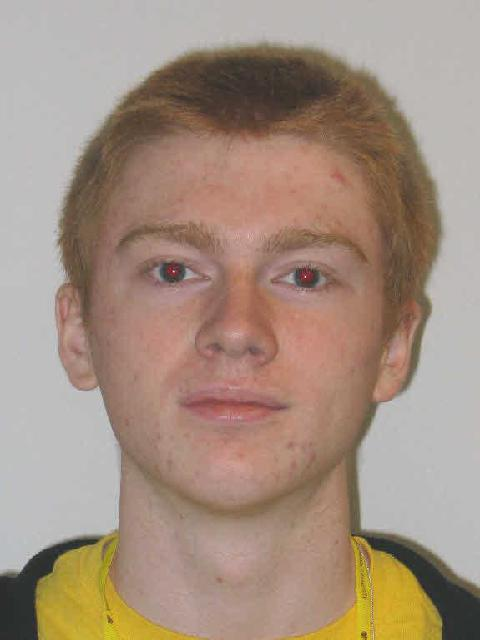
#> input picture Datasets/RosterImages/AHauck.jfif, 480 x 640 px
$ jupyter execute --allow-errors rshomer_lab2_images.ipynb   (shell and % lines are left out)
#> lines starting #> are read from the running program, lines starting #| are printed output that depends on the picture
[cell 1]
import imageio
import visvis as vv
import numpy as np
from PIL import Image

[cell 2]
AH_img = imageio.imread("../Datasets/RosterImages/AHauck.jfif", as_gray='True')
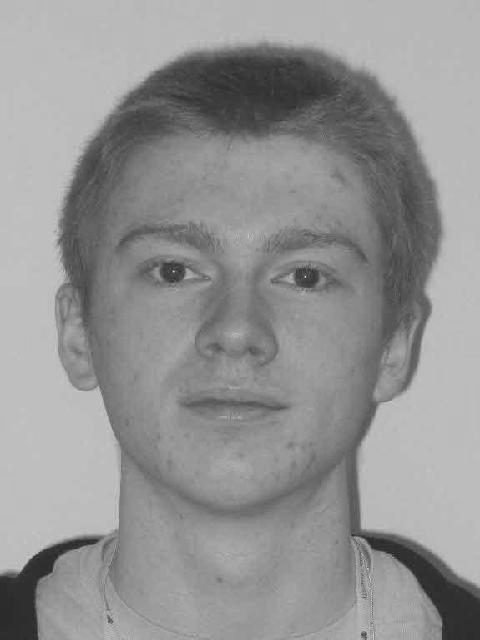
#> AH_img: shape (640, 480) float32; min 25.15, max 224, mean 147.5
AJ_img = imageio.imread("../Datasets/RosterImages/ajohnson.jfif", as_gray='True')
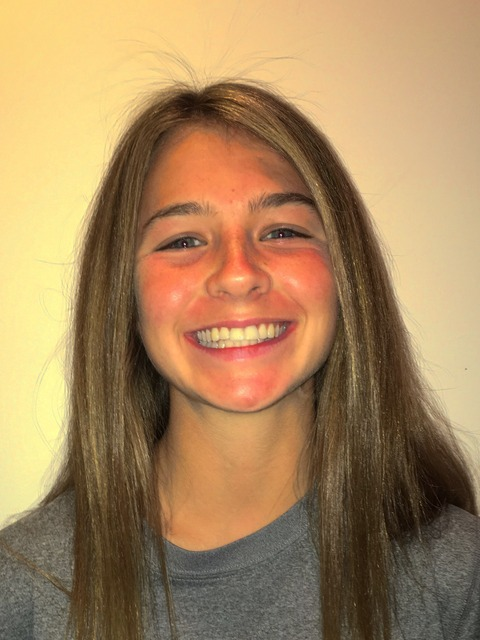
#> input picture Datasets/RosterImages/ajohnson.jfif, 480 x 640 px
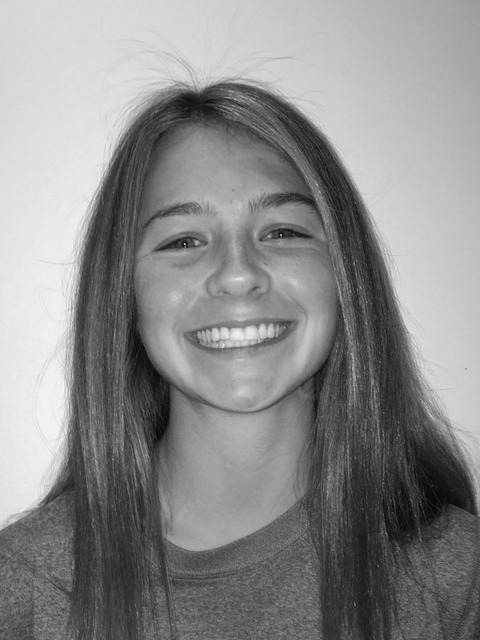
#> AJ_img: shape (640, 480) float32; min 4.18, max 245.5, mean 139.6
DH_img = imageio.imread("../Datasets/RosterImages/dherschel.jfif", as_gray='True')
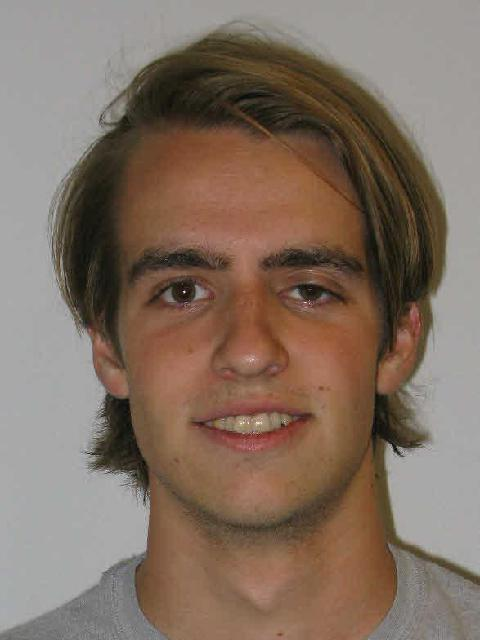
#> input picture Datasets/RosterImages/dherschel.jfif, 480 x 640 px
#> DH_img: shape (640, 480) float32; min 0.587, max 241.4, mean 115.3
AO_img = imageio.imread("../Datasets/RosterImages/aortiz.jfif", as_gray='True')
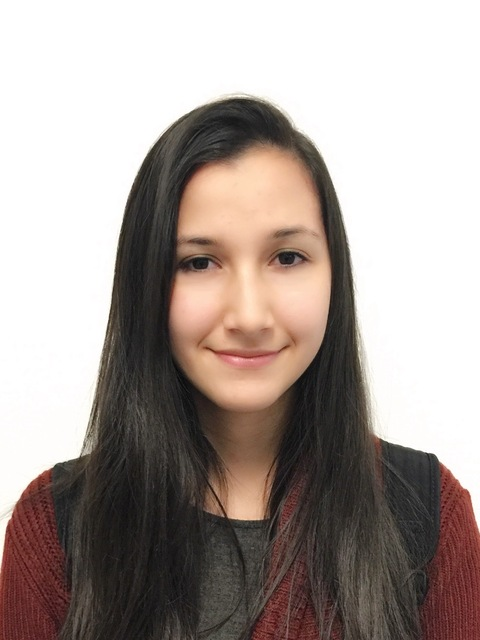
#> input picture Datasets/RosterImages/aortiz.jfif, 480 x 640 px
#> AO_img: shape (640, 480) float32; min 4.06, max 255, mean 160.5
RS_img = imageio.imread("../Datasets/RosterImages/rshomer.jfif", as_gray='True')
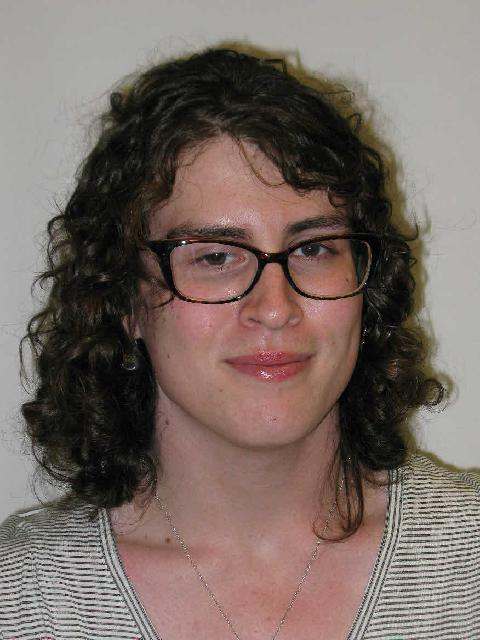
#> input picture Datasets/RosterImages/rshomer.jfif, 480 x 640 px
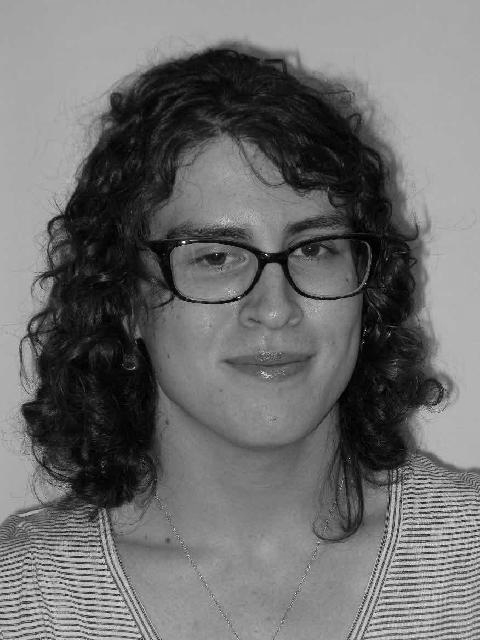
#> RS_img: shape (640, 480) float32; min 0, max 253.8, mean 109.9

print(np.shape(AH_img))
#| (640, 480)
print(np.shape(AJ_img))
#| (640, 480)
print(np.shape(DH_img))
#| (640, 480)
print(np.shape(AO_img))
#| (640, 480)
print(np.shape(RS_img))
#| (640, 480)

[cell 3]
import matplotlib.pyplot as plt
# plt.figure()
# plt.imshow(RS_img, cmap=plt.cm.gray)
# plt.show()

[cell 4]
plt.figure()
plt.imshow(AO_img, cmap=plt.cm.gray)
plt.show()

[cell 5]
plt.figure()
plt.imshow(AJ_img, cmap=plt.cm.gray)
plt.show()

# Part 1: Linear Combinations
Load ALL of the images, and check their sizes (you can use the code above as a starter).
Store these images in a list of matrices (rather than individual names or an array).

Notice: You can store images that have different dimensions in a LIST of the matrices. However, if you store them as an array with each matrix as a new entry, only the matrices that are the same size will be able to be stored.

[cell 6]
#Put your code here!
from pathlib import Path
import glob

imgs = {}

for img_uri in glob.glob("../Datasets/RosterImages/*.jfif"):
    img = imageio.imread(img_uri, as_gray='True')
    size = np.shape(img)
#> size = (640, 480)

    if size in imgs:
        imgs[size].append(img)
    else:
        imgs[size] = [img]
#> pass 2 of the loop `for img_uri in glob.glob("../Datasets/RosterImages/*.jfif"):`:
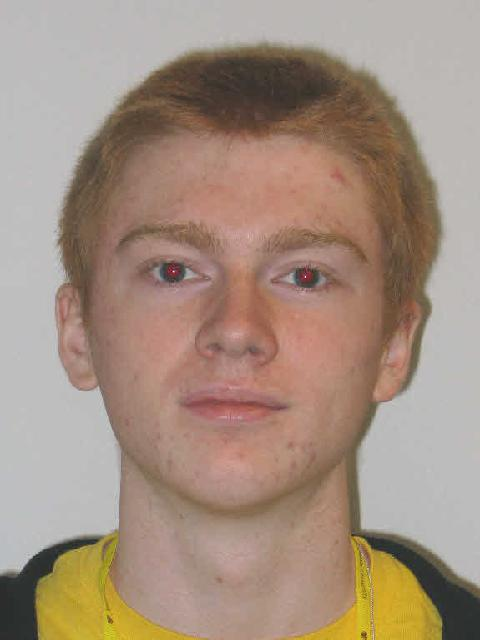
#> input picture Datasets/RosterImages/AHauck_rsize.jfif, 480 x 640 px
#> `img = imageio.imread(img_uri, as_gray='True')`:
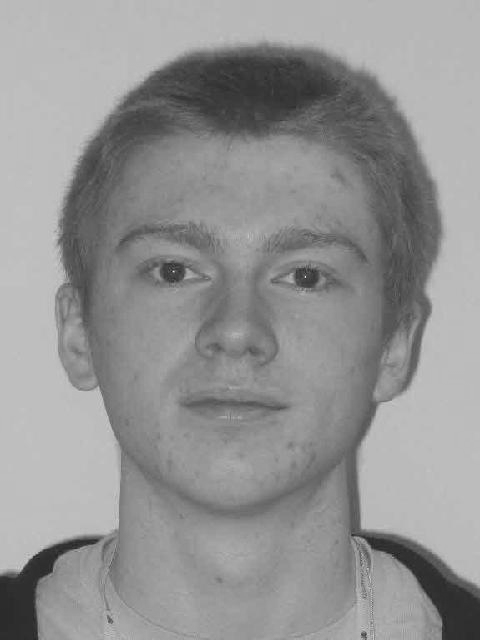
#> img: shape (640, 480) float32; min 27.15, max 233.3, mean 147.5
#> pass 3 of the loop `for img_uri in glob.glob("../Datasets/RosterImages/*.jfif"):`:
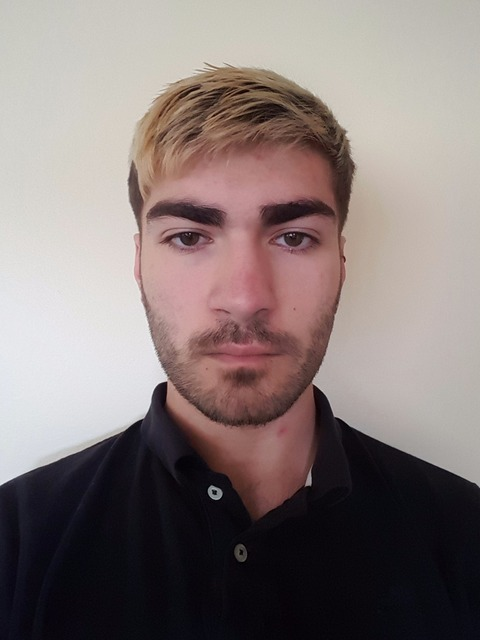
#> input picture Datasets/RosterImages/CGarzella.jfif, 480 x 640 px
#> `img = imageio.imread(img_uri, as_gray='True')`:
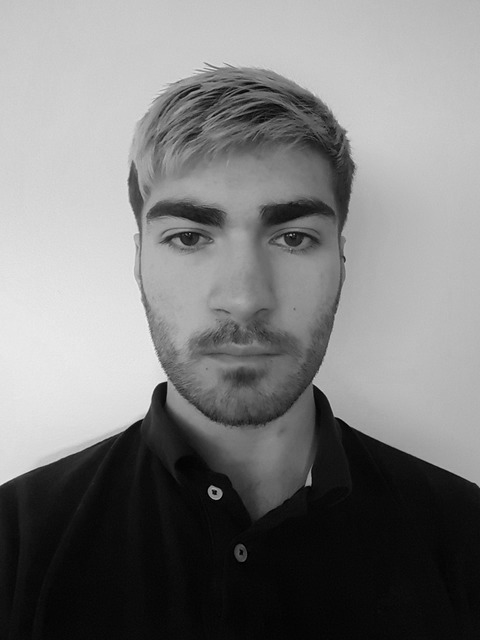
#> img: shape (640, 480) float32; min 0.299, max 241, mean 125
#> the loop made 7 passes; the first 3 are shown

for k, v in imgs.items():
    print(k, len(v))
#> this loop made 1 pass
#| (640, 480) 7
    # => shows (640, 480) to be the mode size (5)

Now, loop over your list and extract all the matrices that are the same size and store those in an array.
If you prefer, you can actually go back and modify you loop(s) above to do so, and re-execute the cell.

[cell 7]
targets = imgs[(640, 480)]
#> targets = 7 items

#### Merging Images via Linear Combinations
Write a loop to make 10 images with progressive combinations of two different images that are the same size. The first image should be just one of the basic images, and the last should be the other image. These should all be stored in the same array, with the final index being which image in the sequence it is. (I.E., [x-indx, y-indx, img-indx] ).

[cell 8]
#Loop over to make the combinations of the images.
target1 = targets[0]
target2 = targets[1]

for concentration in range(0, 11):
    c1 = concentration/10.0
    c2 = (10.0 - concentration)/10.0

    print(c1 * 100, "\% Target-1; ", c2 * 100, "\% Target-2")
    plt.figure()
    plt.imshow(c1*target1+c2*target2, cmap=plt.cm.gray)
    plt.show()

#### Making an animation
Look at these two sites, and attempt to animate the transition between the two images.

http://louistiao.me/posts/notebooks/embedding-matplotlib-animations-in-jupyter-notebooks/

http://louistiao.me/posts/notebooks/embedding-matplotlib-animations-in-jupyter-as-interactive-javascript-widgets/

[cell 9]
import numpy as np
import matplotlib.pyplot as plt

from matplotlib import animation, rc
from IPython.display import HTML

target1 = targets[0]
target2 = targets[1]
fig, ax = plt.subplots()

im = plt.imshow(target2, animated=True)

# animation function. This is called sequentially
def animate(concentration):
    c1 = concentration/10.0
    c2 = (10.0 - concentration)/10.0

    im.set_array(c1*target1 + c2*target2)
    return (im,)

# call the animator. blit=True means only re-draw the parts that have changed.
anim = animation.FuncAnimation(fig, animate, frames=10, interval=200, blit=True)
#> (the rest of this cell did not finish here and is left out)

# Part 2: Edge detection in a Picture
Let's try to do the edge detection from the convolutions intro, but on some of the images.

#### Replicating code from the convolutions notebook.
Copy the code for the "Top" matrix, the "Straight" matrices, and the "diagonal" matrices.

[cell 10]
import math,sys,os,numpy as np
from numpy.linalg import norm
from PIL import Image
from matplotlib import pyplot as plt, rcParams, rc
# from scipy.ndimage import imread
# from skimage.measure import block_reduce
import pickle as pickle
from scipy.ndimage.filters import correlate, convolve
rcParams['figure.figsize'] = 3, 6
np.set_printoptions(precision=4, linewidth=100)

def plots(ims, interp=False, titles=None):
#> called with interp = False
    ims=np.array(ims)
    mn,mx=ims.min(),ims.max()
    f = plt.figure(figsize=(12,24))
    for i in range(len(ims)):
        sp=f.add_subplot(1, len(ims), i+1)
        if not titles is None: sp.set_title(titles[i], fontsize=18)
        plt.imshow(ims[i], interpolation=None if interp else 'none', vmin=mn,vmax=mx)

def plot(im, interp=False):
    f = plt.figure(figsize=(3,6), frameon=True)
    plt.imshow(im, interpolation=None if interp else 'none')

plt.gray()
plt.close()

# Put all that code here.
top=[[-1,-1,-1],
     [ 1, 1, 1],
     [ 0, 0, 0]]
plot(top)


straights=[np.rot90(top,i) for i in range(4)]
plots(straights)

br=[[ 0, 0, 1],
    [ 0, 1,-1.5],
    [ 1,-1.5, 0]]

diags = [np.rot90(br,i) for i in range(4)]
plots(diags)

plots(diags + straights)

#### Edge detection with convolutions
Use the convolutions example to apply the straight and diagonal matrices through convolutions to at least two images. I'd recommend using Ari's image and another one.

[cell 11]
rots = straights + diags
corrs = []
convs = []

# AO

for rot in rots:
    tempConv = convolve(AO_img, rot)
    convs.append(tempConv)

    tempCorr = correlate(AO_img, rot)
    corrs.append(tempCorr)

    np.allclose(tempConv, tempCorr)
#> this loop made 8 passes
#> pass 1, `tempConv = convolve(AO_img, rot)`:
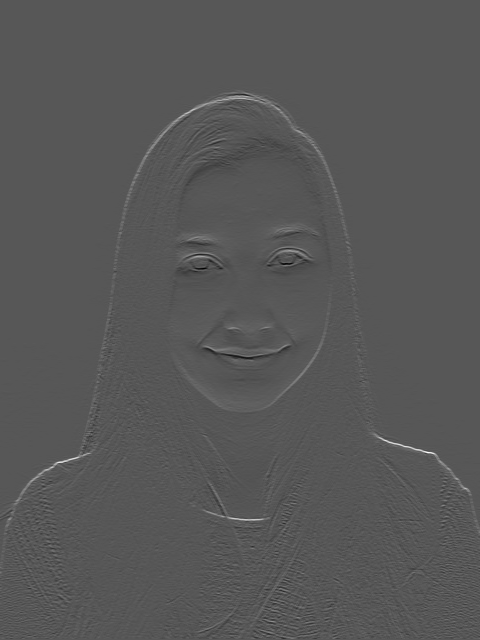
#> tempConv: shape (640, 480) float32; min -220.7, max 426, mean 0.9; drawn with min black and max white
#> pass 2, `tempCorr = correlate(AO_img, rot)`:
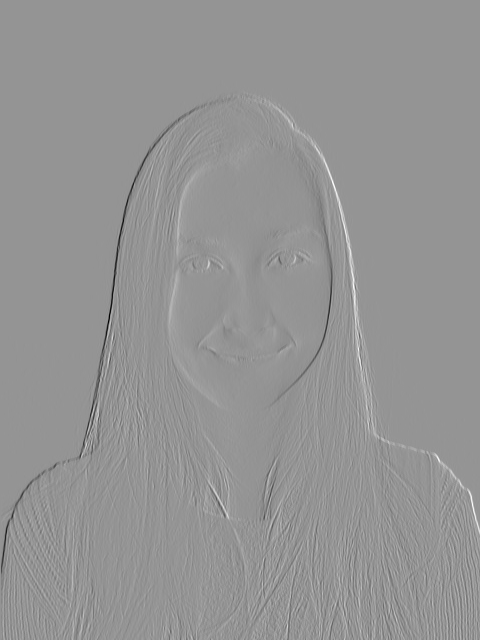
#> tempCorr: shape (640, 480) float32; min -455.7, max 326.4, mean -0.1; drawn with min black and max white
#> after the loop, convs = 8 items; corrs = 8 items

plots(corrs)
plots(convs)

# AJ

corrs.clear()
convs.clear()

for rot in rots:
    tempConv = convolve(AO_img, rot)
    convs.append(tempConv)

    tempCorr = correlate(AO_img, rot)
    corrs.append(tempCorr)

    np.allclose(tempConv, tempCorr)

plots(corrs)
plots(convs)
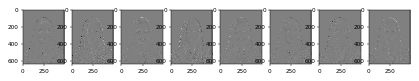
#> figure drawn by matplotlib, 8 panels
